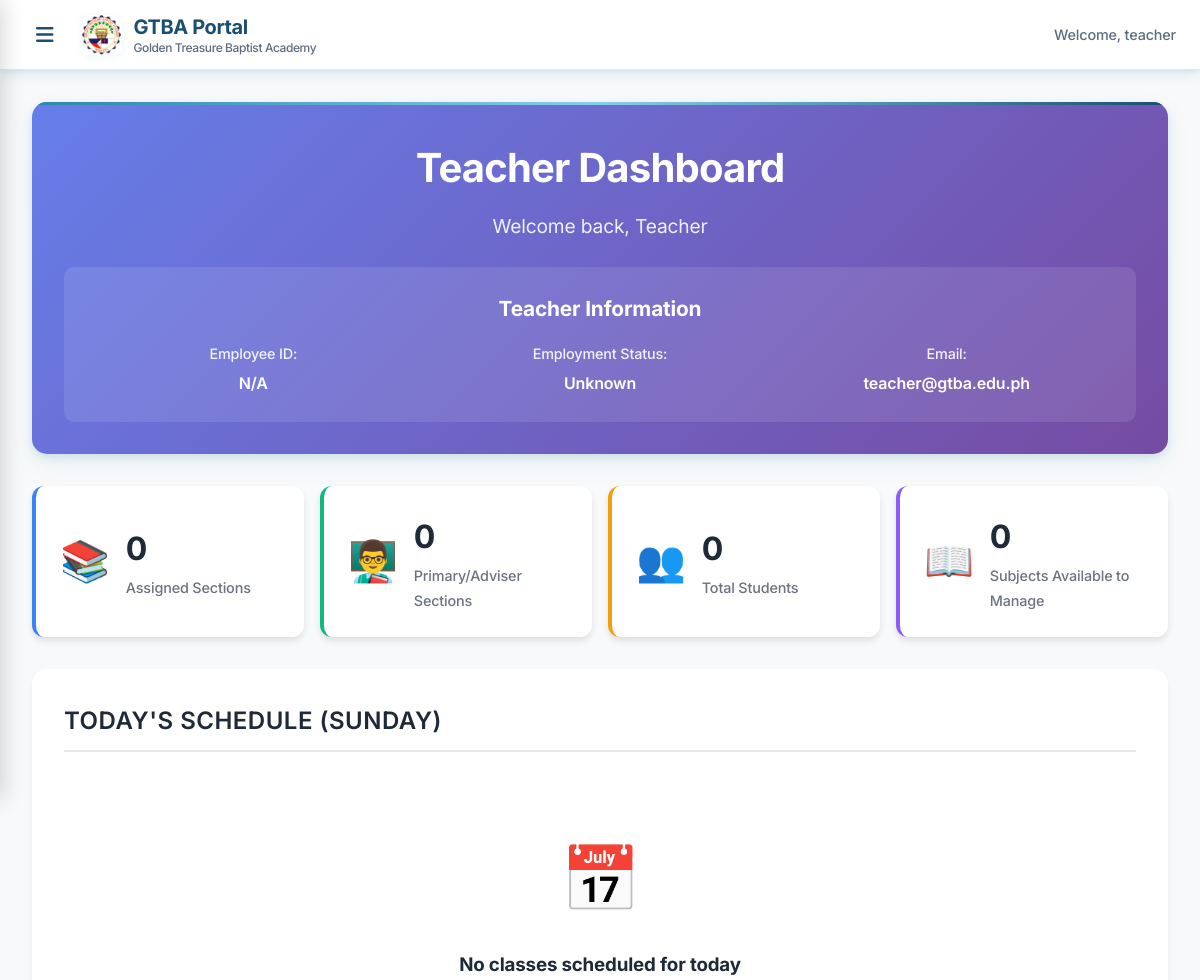
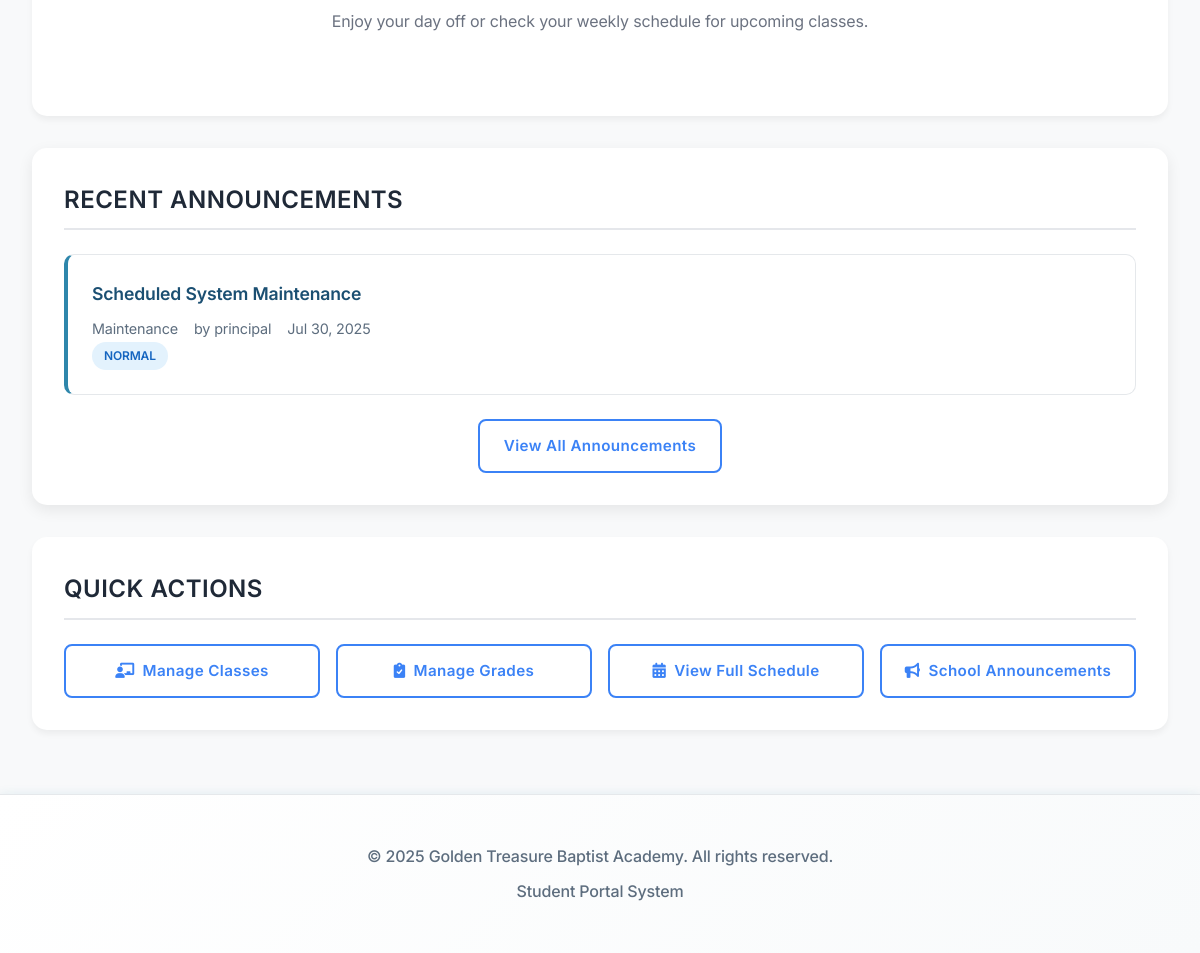
Screenshot of /teacher/dashboard.php (signed in) with the database file from the repository (2 pictures, top to bottom).
### tables this page shows
CREATE TABLE `users` (
  `id` int NOT NULL,
  `username` varchar(50) NOT NULL,
  `email` varchar(100) NOT NULL,
  `profile_picture` varchar(255) DEFAULT NULL,
  `password` varchar(255) NOT NULL,
  `role_id` int NOT NULL,
  `is_active` tinyint(1) DEFAULT '1',
  `archived_at` timestamp NULL DEFAULT NULL,
  `email_verified_at` timestamp NULL DEFAULT NULL,
  `remember_token` varchar(100) DEFAULT NULL,
  `created_at` timestamp NULL DEFAULT CURRENT_TIMESTAMP,
  `updated_at` timestamp NULL DEFAULT CURRENT_TIMESTAMP ON UPDATE CURRENT_TIMESTAMP
);

CREATE TABLE `announcements` (
  `id` int NOT NULL,
  `title` varchar(255) NOT NULL,
  `content` text NOT NULL,
  `announcement_type` enum('General','Academic','Event','Emergency','Holiday','Maintenance') DEFAULT 'General',
  `target_audience` enum('All','Students','Teachers','Staff','Specific Grade') DEFAULT 'All',
  `target_grade_level_id` int DEFAULT NULL,
  `priority` enum('Low','Normal','High','Urgent') DEFAULT 'Normal',
  `is_published` tinyint(1) DEFAULT '0',
  `is_pinned` tinyint(1) DEFAULT '0',
  `publish_date` date NOT NULL,
  `expiry_date` date DEFAULT NULL,
  `has_attachments` tinyint(1) DEFAULT '0',
  `attachment_count` int DEFAULT '0',
  `created_by` int NOT NULL,
  `created_at` timestamp NULL DEFAULT CURRENT_TIMESTAMP,
  `updated_at` timestamp NULL DEFAULT CURRENT_TIMESTAMP ON UPDATE CURRENT_TIMESTAMP
);

### teacher/dashboard.php (the view, shortened to what this page needs)
<?php
try {
    $database = new Database();
    $db = $database->connect();
    $user_id = $_SESSION['user_id'];
    $query = "SELECT t.*, u.username, u.email, u.created_at as user_created_at
              FROM teachers t
              LEFT JOIN users u ON t.user_id = u.id
              WHERE t.user_id = :user_id AND t.is_active = 1";
    $stmt = $db->prepare($query);
    $stmt->bindParam(':user_id', $user_id);
    $stmt->execute();
    $teacher_info = $stmt->fetch(PDO::FETCH_ASSOC);
    if (!$teacher_info || empty($teacher_info)) {
        $user_query = "SELECT username, email, created_at FROM users WHERE id = :user_id";
        $user_stmt = $db->prepare($user_query);
        $user_stmt->bindParam(':user_id', $user_id);
        $user_stmt->execute();
        $user_info = $user_stmt->fetch(PDO::FETCH_ASSOC);
        if ($user_info) {
            $teacher_info = [
                'first_name' => 'Teacher',
                'last_name' => '',
                'employee_id' => 'N/A',
                'specialization' => null,
                'employment_status' => 'Unknown',
                'email' => $user_info['email'] ?? 'N/A',
                'username' => $user_info['username'] ?? 'N/A'
            ];
        } else {
            $teacher_info = false;
            error_log("Teacher dashboard error: No teacher or user record found for user_id: " . $user_id);
        }
    }
    $query = "SELECT sec.*, gl.grade_name, gl.grade_order, sy.year_label, st.is_primary,
                     COUNT(s.id) as student_count
              FROM section_teachers st
              LEFT JOIN sections sec ON st.section_id = sec.id
              LEFT JOIN grade_levels gl ON sec.grade_level_id = gl.id
              LEFT JOIN school_years sy ON sec.school_year_id = sy.id
              LEFT JOIN students s ON sec.id = s.current_section_id
              WHERE st.teacher_id = :teacher_id AND st.is_active = 1
              GROUP BY sec.id, st.is_primary, gl.grade_order
              ORDER BY st.is_primary DESC, gl.grade_order, sec.section_name";
    $stmt = $db->prepare($query);
    $stmt->bindParam(':teacher_id', $user_id);
    $stmt->execute();
    $assigned_sections = $stmt->fetchAll(PDO::FETCH_ASSOC);
    $today = date('l');
    $query = "SELECT cs.*, s.subject_name, s.subject_code, sec.section_name,
                     gl.grade_name, cs.activity_name
              FROM class_schedules cs
              LEFT JOIN subjects s ON cs.subject_id = s.id
              LEFT JOIN sections sec ON cs.section_id = sec.id
              LEFT JOIN grade_levels gl ON sec.grade_level_id = gl.id
              WHERE cs.teacher_id = :teacher_id
              AND cs.day_of_week = :today
              AND cs.is_active = 1
              ORDER BY cs.start_time";
    $stmt = $db->prepare($query);
    $stmt->bindParam(':teacher_id', $user_id);
    $stmt->bindParam(':today', $today);
    $stmt->execute();
    $today_schedule = $stmt->fetchAll(PDO::FETCH_ASSOC);
    $total_sections = is_array($assigned_sections) ? count($assigned_sections) : 0;
    $primary_sections = 0;
    $total_students = 0;
    $query = "SELECT DISTINCT s.id as subject_id, s.subject_name, s.subject_code,
                     gl.grade_name, gl.id as grade_level_id, gl.grade_order,
                     sec.id as section_id, sec.section_name
              FROM section_teachers st
              LEFT JOIN sections sec ON st.section_id = sec.id
              LEFT JOIN grade_levels gl ON sec.grade_level_id = gl.id
              LEFT JOIN class_schedules cs ON sec.id = cs.section_id AND cs.is_active = 1
              LEFT JOIN subjects s ON cs.subject_id = s.id
              WHERE st.teacher_id = :teacher_id AND st.is_active = 1 AND s.is_active = 1 AND s.id IS NOT NULL
              ORDER BY gl.grade_order, sec.section_name, s.subject_name";
    $stmt = $db->prepare($query);
    $stmt->bindParam(':teacher_id', $user_id);
    $stmt->execute();
    $subjects_available = $stmt->fetchAll(PDO::FETCH_ASSOC);
    $query = "SELECT a.*, u.username as created_by_username
              FROM announcements a
              LEFT JOIN users u ON a.created_by = u.id
              WHERE a.is_published = 1 AND (a.target_audience = 'All' OR a.target_audience = 'Teachers')
              ORDER BY a.created_at DESC
              LIMIT 5";
    $stmt = $db->prepare($query);
    $stmt->execute();
    $recent_announcements = $stmt->fetchAll(PDO::FETCH_ASSOC);
} catch (Exception $e) {
    $error_message = "Unable to load teacher dashboard data: " . $e->getMessage();
    error_log("Teacher dashboard error for user_id " . (isset($_SESSION['user_id']) ? $_SESSION['user_id'] : 'unknown') . ": " . $e->getMessage());
    if (isset($_SESSION['user_id'])) {
        error_log("User ID: " . $_SESSION['user_id']);
        error_log("User role: " . ($_SESSION['role'] ?? 'unknown'));
        error_log("Username: " . ($_SESSION['username'] ?? 'unknown'));
    }
}
?>
<div class="welcome-section">
    <h1 class="welcome-title">Teacher Dashboard</h1>
    <p class="welcome-subtitle">Welcome back, <?php echo (isset($teacher_info) && is_array($teacher_info)) ? htmlspecialchars($teacher_info['first_name'] . ' ' . $teacher_info['last_name']) : 'Teacher'; ?></p>
    <?php if (isset($teacher_info) && is_array($teacher_info)): ?>
        <div class="teacher-info">
            <h4>Teacher Information</h4>
            <div class="info-grid">
                <div class="info-item">
                    <span class="info-label">Employee ID:</span>
                    <span class="info-value"><?php echo htmlspecialchars($teacher_info['employee_id'] ?? 'N/A'); ?></span>
                </div>
                <div class="info-item">
                    <span class="info-label">Employment Status:</span>
                    <span class="info-value"><?php echo htmlspecialchars($teacher_info['employment_status'] ?? 'N/A'); ?></span>
                </div>
                <div class="info-item">
                    <span class="info-label">Email:</span>
                    <span class="info-value"><?php echo htmlspecialchars($teacher_info['email'] ?? 'N/A'); ?></span>
                </div>
            </div>
        </div>
    <?php endif; ?>
</div>
<?php if (isset($error_message)): ?>
    <div class="alert alert-danger">
        <h4>Access Issue Detected</h4>
        <p><?php echo $error_message; ?></p>
        <?php if (isset($_SESSION['user_id'])): ?>
            <div class="debug-info" style="background: #f8f9fa; padding: 1rem; border-radius: 5px; margin-top: 1rem; font-size: 0.9rem;">
                <strong>Debug Information:</strong><br>
                User ID: <?php echo htmlspecialchars($_SESSION['user_id'] ?? 'Not set'); ?><br>
                Username: <?php echo htmlspecialchars($_SESSION['username'] ?? 'Not set'); ?><br>
                Role: <?php echo htmlspecialchars($_SESSION['role'] ?? 'Not set'); ?><br>
            </div>
            <div style="margin-top: 1rem;">
                <p><strong>Possible Solutions:</strong></p>
                <ul>
                    <li>Contact the administrator to create your teacher profile</li>
                    <li>Verify that you have been properly assigned as a teacher</li>
                    <li>Try logging out and logging back in</li>
                </ul>
            </div>
        <?php endif; ?>
    </div>
<?php else: ?>
<div class="stats-grid">
    <div class="stat-card primary">
        <div class="stat-icon">📚</div>
        <div class="stat-content">
            <h3><?php echo $total_sections; ?></h3>
            <p>Assigned Sections</p>
        </div>
    </div>
    <div class="stat-card success">
        <div class="stat-icon">👨‍🏫</div>
        <div class="stat-content">
            <h3><?php echo $primary_sections; ?></h3>
            <p>Primary/Adviser Sections</p>
        </div>
    </div>
    <div class="stat-card warning">
        <div class="stat-icon">👥</div>
        <div class="stat-content">
            <h3><?php echo $total_students; ?></h3>
            <p>Total Students</p>
        </div>
    </div>
    <div class="stat-card info">
        <div class="stat-icon">📖</div>
        <div class="stat-content">
            <h3><?php echo is_array($subjects_available) ? count($subjects_available) : 0; ?></h3>
            <p>Subjects Available to Manage</p>
        </div>
    </div>
</div>
<?php if (!empty($today_schedule)): ?>
<div class="schedule-section">
    <h2 class="section-title">Today's Schedule (<?php echo $today; ?>)</h2>
    <div class="schedule-list">
        <?php foreach ($today_schedule as $schedule): ?>
            <div class="schedule-item">
                <div class="schedule-time">
                    <span class="start-time"><?php echo date('g:i A', strtotime($schedule['start_time'])); ?></span>
                    <span class="end-time"><?php echo date('g:i A', strtotime($schedule['end_time'])); ?></span>
                </div>
                <div class="schedule-details">
                    <h4 class="schedule-title">
                        <?php echo $schedule['activity_name'] ? htmlspecialchars($schedule['activity_name']) : htmlspecialchars($schedule['subject_name']); ?>
                    </h4>
                    <p class="schedule-meta">
                        <span class="section-info"><?php echo htmlspecialchars($schedule['grade_name'] . ' - ' . $schedule['section_name']); ?></span>
                        <?php if ($schedule['room']): ?>
                            <span class="room-info">Room: <?php echo htmlspecialchars($schedule['room']); ?></span>
                        <?php endif; ?>
                    </p>
                </div>
                <div class="schedule-type">
                    <?php if ($schedule['activity_name']): ?>
                        <span class="activity-badge">Activity</span>
                    <?php else: ?>
                        <span class="subject-badge"><?php echo htmlspecialchars($schedule['subject_code']); ?></span>
                    <?php endif; ?>
                </div>
            </div>
        <?php endforeach; ?>
    </div>
</div>
<?php else: ?>
<div class="schedule-section">
    <h2 class="section-title">Today's Schedule (<?php echo $today; ?>)</h2>
    <div class="empty-state">
        <div class="empty-icon">📅</div>
        <h3>No classes scheduled for today</h3>
        <p>Enjoy your day off or check your weekly schedule for upcoming classes.</p>
    </div>
</div>
<?php endif; ?>
<?php if (!empty($recent_announcements)): ?>
<div class="recent-announcements-section">
    <h2 class="section-title">Recent Announcements</h2>
    <div class="announcements-list">
        <?php foreach ($recent_announcements as $announcement): ?>
            <div class="announcement-item clickable-announcement"
                 data-id="<?php echo $announcement['id']; ?>"
                 data-title="<?php echo htmlspecialchars($announcement['title']); ?>"
                 data-content="<?php echo htmlspecialchars($announcement['content']); ?>"
                 data-type="<?php echo htmlspecialchars($announcement['announcement_type']); ?>"
                 data-priority="<?php echo htmlspecialchars($announcement['priority']); ?>"
                 data-author="<?php echo htmlspecialchars($announcement['created_by_username']); ?>"
                 data-date="<?php echo date('M j, Y', strtotime($announcement['created_at'])); ?>"
                 data-attachments="<?php echo htmlspecialchars(json_encode($announcement['attachments'])); ?>"
                 style="cursor: pointer;">
                <div class="announcement-info">
                    <div class="announcement-title">
                        <?php echo htmlspecialchars($announcement['title']); ?>
                    </div>
                    <div class="announcement-details">
                        <span class="type"><?php echo htmlspecialchars($announcement['announcement_type']); ?></span>
                        <span class="author">by <?php echo htmlspecialchars($announcement['created_by_username']); ?></span>
                        <span class="date"><?php echo date('M j, Y', strtotime($announcement['created_at'])); ?></span>
                    </div>
                </div>
                <div class="announcement-status">
                    <span class="priority-badge priority-<?php echo strtolower($announcement['priority']); ?>">
                        <?php echo htmlspecialchars($announcement['priority']); ?>
                    </span>
                </div>
            </div>
        <?php endforeach; ?>
    </div>
    <div class="announcements-footer">
        <a href="../shared/announcements.php" class="btn btn-outline">View All Announcements</a>
    </div>
</div>
<?php endif; ?>
<div class="quick-actions">
    <h2 class="section-title">Quick Actions</h2>
    <div class="action-buttons">
        <a href="sections.php" class="btn btn-outline">
            <i class="fas fa-chalkboard-teacher"></i>
            Manage Classes
        </a>
        <a href="grades.php" class="btn btn-outline">
            <i class="fas fa-clipboard-check"></i>
            Manage Grades
        </a>
        <a href="schedule.php" class="btn btn-outline">
            <i class="fas fa-calendar-alt"></i>
            View Full Schedule
        </a>
        <a href="../principal/announcements.php" class="btn btn-outline">
            <i class="fas fa-bullhorn"></i>
            School Announcements
        </a>
    </div>
</div>
<?php endif; ?>
<?php
$content = ob_get_clean();
include '../includes/header.php';
echo $content;
include '../includes/footer.php';
?>

### rows the page displays
users: email+username "Teacher", email+username "N/A", email+username "Unknown", email "teacher@gtba.edu.ph"
announcements: title "Scheduled System Maintenance", announcement_type "Maintenance", created_by.username "principal", created_at "Jul 30, 2025", priority "NORMAL"

### other values shown
$_SESSION['username'] "teacher"
$total_sections "0"
$primary_sections "0"
$total_students "0"
count($subjects_available) "0"
